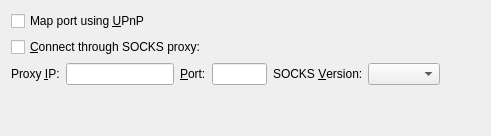
     <widget class="QWidget" name="tabNetwork">
      <attribute name="title">
       <string>&amp;Network</string>
      </attribute>
      <layout class="QVBoxLayout" name="verticalLayout_Network">
       <item>
        <widget class="QCheckBox" name="mapPortUpnp">
         <property name="toolTip">
          <string>Automatically open the 7 client port on the router. This only works when your router supports UPnP and it is enabled.</string>
         </property>
         <property name="text">
          <string>Map port using &amp;UPnP</string>
         </property>
        </widget>
       </item>
       <item>
        <widget class="QCheckBox" name="connectSocks">
         <property name="toolTip">
          <string>Connect to the 7 network through a SOCKS proxy (e.g. when connecting through Tor).</string>
         </property>
         <property name="text">
          <string>&amp;Connect through SOCKS proxy:</string>
         </property>
        </widget>
       </item>
       <item>
        <layout class="QHBoxLayout" name="horizontalLayout_Network">
         <item>
          <widget class="QLabel" name="proxyIpLabel">
           <property name="text">
            <string>Proxy &amp;IP:</string>
           </property>
           <property name="textFormat">
            <enum>Qt::PlainText</enum>
           </property>
           <property name="buddy">
            <cstring>proxyIp</cstring>
           </property>
          </widget>
         </item>
         <item>
          <widget class="QValidatedLineEdit" name="proxyIp">
           <property name="maximumSize">
            <size>
             <width>140</width>
             <height>16777215</height>
            </size>
           </property>
           <property name="toolTip">
            <string>IP address of the proxy (e.g. 127.0.0.1)</string>
           </property>
          </widget>
         </item>
         <item>
          <widget class="QLabel" name="proxyPortLabel">
           <property name="text">
            <string>&amp;Port:</string>
           </property>
           <property name="textFormat">
            <enum>Qt::PlainText</enum>
           </property>
           <property name="buddy">
            <cstring>proxyPort</cstring>
           </property>
          </widget>
         </item>
         <item>
          <widget class="QLineEdit" name="proxyPort">
           <property name="maximumSize">
            <size>
             <width>55</width>
             <height>16777215</height>
            </size>
           </property>
           <property name="toolTip">
            <string>Port of the proxy (e.g. 9050)</string>
           </property>
          </widget>
         </item>
         <item>
          <widget class="QLabel" name="socksVersionLabel">
           <property name="text">
            <string>SOCKS &amp;Version:</string>
           </property>
           <property name="textFormat">
            <enum>Qt::PlainText</enum>
           </property>
           <property name="buddy">
            <cstring>socksVersion</cstring>
           </property>
          </widget>
         </item>
         <item>
          <widget class="QValueComboBox" name="socksVersion">
           <property name="toolTip">
            <string>SOCKS version of the proxy (e.g. 5)</string>
           </property>
          </widget>
         </item>
         <item>
          <spacer name="horizontalSpacer_Network">
           <property name="orientation">
            <enum>Qt::Horizontal</enum>
           </property>
           <property name="sizeHint" stdset="0">
            <size>
             <width>40</width>
             <height>20</height>
            </size>
           </property>
          </spacer>
         </item>
        </layout>
       </item>
       <item>
        <spacer name="verticalSpacer_Network">
         <property name="orientation">
          <enum>Qt::Vertical</enum>
         </property>
         <property name="sizeHint" stdset="0">
          <size>
           <width>20</width>
           <height>40</height>
          </size>
         </property>
        </spacer>
       </item>
      </layout>
     </widget>
